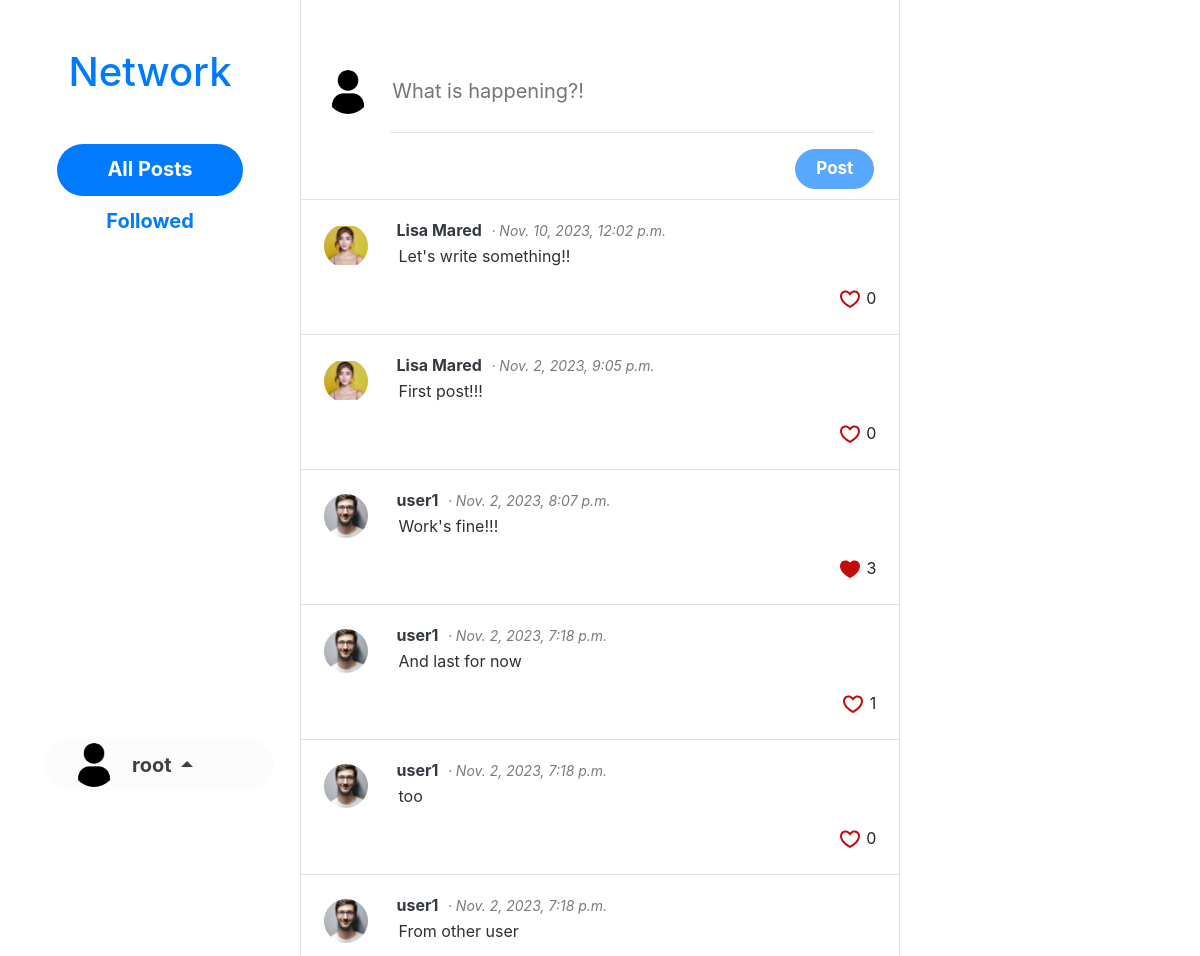
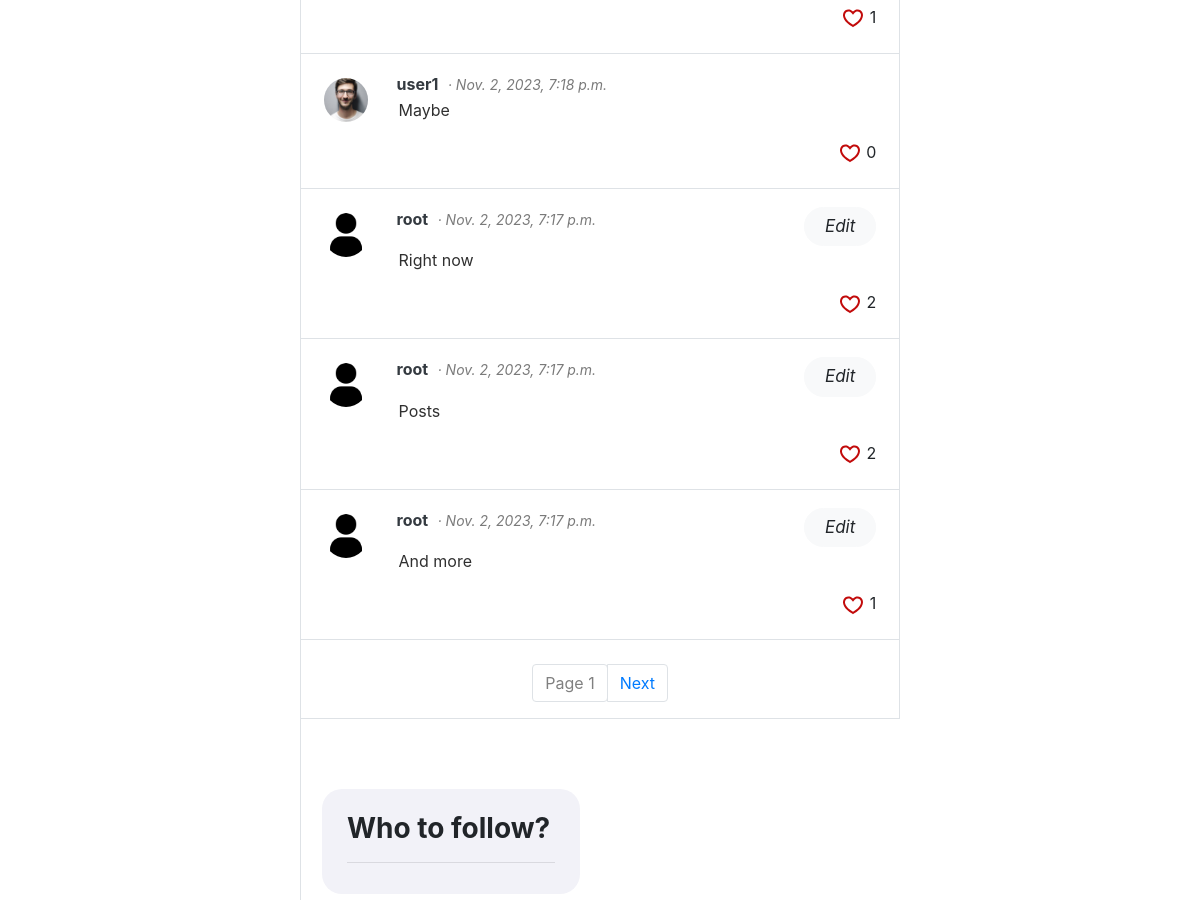
Screenshot of / (signed in) with the database file from the repository (2 pictures, top to bottom).
### network/models.py (models this page shows, shortened)
class User(AbstractUser):
    avatar = models.ImageField(upload_to='profile_pictures', null=True, blank=True)
    followed = models.ManyToManyField('self', symmetrical=False, blank=True, related_name='followers')

class Post(models.Model):
    author = models.ForeignKey(User, on_delete=models.CASCADE, related_name="posts")
    content = models.CharField(max_length=2048)
    likes = models.ManyToManyField(User, blank=True, related_name="liked")
    created_at = models.DateTimeField(auto_now_add=True)

### network/views.py (the view)
# urls.py: path("", views.index, name="index"),
def index(request):
    paginator = Paginator(Post.objects.order_by('-created_at'), 10)
    page_number = request.GET.get('page')
    if not page_number:
        page_number = 1
    if request.user.is_authenticated:
        to_follow = User.objects.exclude(id__in=request.user.followed.all().values_list('id')).exclude(id=request.user.id).annotate(followers_count=Count('followers')).order_by('-followers_count')[:5]
    else:
        to_follow = User.objects.annotate(followers_count=Count('followers')).order_by('-followers_count')[:5]
    return render(request, "network/posts.html", {
        "posts": paginator.get_page(page_number),
        "to_follow": to_follow
    })

### network/templates/network/posts.html (shortened to what this page needs)
{% extends "network/index.html" %}
{% load static %}
{% block body2 %}
<div class="divs-2 ">
    {% if user.is_authenticated %}
        <div class="row">
            <div class="col-1">
                {% if user.avatar %}
                    <div class="avatar" style="background-image: url('{{ user.avatar.url }}');"></div>
                {% else %}
                    <div class="avatar" style="background-image: url('{% static 'network/default-avatar.png' %}');"></div>
                {% endif %}
            </div>
            <div class="col-11">
                <form class="ml-3" id="post-form" method="post">
                    <textarea type="text" name="content" placeholder="What is happening?!"></textarea>
                    <hr>
                    <input type="submit" class="btn btn-primary" value="Post" disabled>
                </form>
            </div>
        </div>
    {% endif %}
</div>
<div id="posts-container">
    {% for post in posts %}
        <div class="row p-2 pt-4 border-top border-bottom post-container">
            <div class="col-1">
                <a href="{% url 'profile' post.author.id %}">
                    {% if post.author.avatar %}
                        <div class="avatar" style="background-image: url('{{ post.author.avatar.url }}');"></div>
                    {% else %}
                        <div class="avatar" style="background-image: url('{% static 'network/default-avatar.png' %}');"></div>
                    {% endif %}
                </a>
            </div>
            <div class="col-11">
                <div class="ml-4 post-content-container">
                    <a class="text-dark" href="{% url 'profile' post.author.id %}"><strong>{{ post.author.username }}</strong></a>
                    <i class="timestamp">· {{ post.created_at }}</i>
                    {% if post.author == user %}
                        <i class="btn btn-light font-weight-normal float-right edit-post-button" data-post-id="{{ post.id }}">Edit</i>
                    {% endif %}
                    <br>
                    <textarea class="bg-transparent post-content" type="text" disabled>{{ post.content }}</textarea>
                    <div class="like-container">
                        {% if user in post.likes.all %}
                            <svg style="display: inline-block;" class="like" data-post="{{ post.id }}" data-like="true"><g color="#c20b0b"><path fill="currentcolor" d="M20.884 13.19c-1.351 2.48-4.001 5.12-8.379 7.67l-.503.3-.504-.3c-4.379-2.55-7.029-5.19-8.382-7.67-1.36-2.5-1.41-4.86-.514-6.67.887-1.79 2.647-2.91 4.601-3.01 1.651-.09 3.368.56 4.798 2.01 1.429-1.45 3.146-2.1 4.796-2.01 1.954.1 3.714 1.22 4.601 3.01.896 1.81.846 4.17-.514 6.67z"></path></g></svg>
                        {% else %}
                            <svg style="display: inline-block;" class="like " data-post="{{ post.id }}" data-like="false"><g color="#c20b0b"><path fill="currentcolor" d="M16.697 5.5c-1.222-.06-2.679.51-3.89 2.16l-.805 1.09-.806-1.09C9.984 6.01 8.526 5.44 7.304 5.5c-1.243.07-2.349.78-2.91 1.91-.552 1.12-.633 2.78.479 4.82 1.074 1.97 3.257 4.27 7.129 6.61 3.87-2.34 6.052-4.64 7.126-6.61 1.111-2.04 1.03-3.7.477-4.82-.561-1.13-1.666-1.84-2.908-1.91zm4.187 7.69c-1.351 2.48-4.001 5.12-8.379 7.67l-.503.3-.504-.3c-4.379-2.55-7.029-5.19-8.382-7.67-1.36-2.5-1.41-4.86-.514-6.67.887-1.79 2.647-2.91 4.601-3.01 1.651-.09 3.368.56 4.798 2.01 1.429-1.45 3.146-2.1 4.796-2.01 1.954.1 3.714 1.22 4.601 3.01.896 1.81.846 4.17-.514 6.67z"></path></g></svg>
                        {% endif %}
                        <p class="likes-count likes-count-{{ post.id }}">{{ post.likes.count }}</p>
                    </div>
                </div>
            </div>
        </div>
    {% endfor %}
    <div class="d-flex justify-content-center mt-4">
        <ul class="pagination">
            <span class="current">
                <li class="page-item"><a class="page-link disabled">Page {{ posts.number }}</a></li>
            </span>
            {% if posts.has_next %}
                <li class="page-item"><a class="page-link" href="?page={{ posts.next_page_number }}">Next</a></li>
            {% endif %}
        </ul>
    </div>
</div>
{% endblock %}

### network/templates/network/layout.html (shortened to what this page needs)
{% load static %}
<!DOCTYPE html>
<html lang="en">
    <head>
        <link rel="stylesheet" href="https://stackpath.bootstrapcdn.com/bootstrap/4.4.1/css/bootstrap.min.css">
        <link href="{% static 'network/styles.css' %}" rel="stylesheet">
    </head>
    <body>
        <div class="container flex">
          <div class="row">
            <div class="col-3 left-bar vh-100 nav-container">
                <div class="nav flex-column nav-pills" id="v-tabs-tab" aria-orientation="vertical">
                    <h1 class="align-self-center m-4 mt-5 text-center text-primary website-title"><p class="left-big">Network</p><p class="left-small">Net</p></h1>
                    <a class="nav-link mt-2 align-self-center" id="v-tabs-all-tab" href="/" aria-selected="true"><p class="left-big">All Posts</p><p class="left-small">All</p></a>
                    {% if user.is_authenticated %}
                        <a class="nav-link align-self-center" id="v-tabs-followed-tab" href="{% url 'followed' %}" aria-selected="false"><p class="left-big">Followed</p><p class="left-small">Fol</p></a>
                        <div class="dropup account-dropdown align-self-center">
                            <a class="nav-link btn-secondary w-100 a-avatar" href="#" role="button" id="dropdownMenuLink" data-toggle="dropdown" aria-haspopup="true" aria-expanded="false">
                                <div class="avatar avatar1" style="background-image:
                                    {% if user.avatar %}
                                        url('{{ user.avatar.url }}');
                                    {% else %}
                                        url('{% static 'network/default-avatar.png' %}');
                                    {% endif %}
                                    ">
                                    <div class="username-container left-big dropdown-toggle align-middle">
                                        {{ user.username }}
                                    </div>
                                </div>
                            </a>
                        </div>
                    {% else %}
                        <a class="nav-link align-self-center" id="v-tabs-login-tab" href="{% url 'login' %}" aria-selected="false">Log In</a>
                        <a class="nav-link align-self-center" id="v-tabs-register-tab" href="{% url 'register' %}" aria-selected="false">Register</a>
                    {% endif %}
                </div>
            </div>
            <div class="col-9 border-left">
                {% block body %}
                {% endblock %}
            </div>
          </div>
        </div>
    </body>
</html>

### network/static/network/styles.css (style rules this page uses)
.container { max-width: 1320px!important; }
.account-dropdown { position: absolute; bottom: 0; width: calc(100% - 52px); margin-bottom: 10px; }
#dropdownMenuLink { background-color: rgb(252, 252, 252); color: rgb(63, 63, 63); }
.nav-link { border-radius: 40px!important; vertical-align: middle; height: 52px; max-width: 230px; text-align: center; font-size: 20px; font-weight: 700; padding: 10px; padding-inline: 50px; float: right; }
.website-title { max-width: 190px; }
.btn { padding: 6px; padding-inline: 20px; border-radius: 40px!important; text-align: center; font-size: 17px; font-weight: bold; }
.divs-2 { margin-top: 30px; margin-inline: -15px; padding-top: 40px; padding-inline: 25px; padding-bottom: 10px; border-bottom: 1px solid #dee2e6!important; }
.avatar { display: inline-block; width: 44px; height: 44px; border-radius: 50%; background-repeat: no-repeat; background-position: center; background-size: 44px; }
.avatar1 { margin-right: 130px; margin-top: 0px; }
.a-avatar { padding: 5px; }
.username-container { display: inline-block; vertical-align: middle; margin-left: 60px; line-height: 44px; }
#post-form textarea { margin-top: 4px; font-size: 20px; resize: none; width: 100%; height: 36px; border: none; }
#post-form input[type="submit"] { float: right; }
.post-content { resize: none; min-height: 0px; color: rgb(48, 48, 48); border: none; border-radius: 5px; width: 100%; }
.post-container { border-top: 0 solid #dee2e6!important; margin: 0px; }
#posts-container { margin-inline: -15px; width: calc(100% + 30px); }
.post-content-container { margin-top: -6px; }
.timestamp { display: inline-block; color: rgb(122, 122, 122); font-size: 14px; margin-left: 5px; }
.like { display: inline-block; height: 24px; width: 24px; }
.likes-count { display: inline-block; }
.like-container { float: right; }
a.disabled { color: gray; pointer-events: none; }

### rows the page displays
User: username "root"
Post: author.avatar (picture), author.username "Lisa Mared", created_at "Nov. 10, 2023, 12:02 p.m.", content "Let's write something!!", likes.count "0"
Post: author.avatar (picture), author.username "Lisa Mared", created_at "Nov. 2, 2023, 9:05 p.m.", content "First post!!!", likes.count "0"
Post: author.avatar (picture), author.username "user1", created_at "Nov. 2, 2023, 8:07 p.m.", content "Work's fine!!!", likes.count "3"
Post: author.avatar (picture), author.username "user1", created_at "Nov. 2, 2023, 7:18 p.m.", content "And last for now", likes.count "1"
Post: author.avatar (picture), author.username "user1", created_at "Nov. 2, 2023, 7:18 p.m.", content "too", likes.count "0"
Post: author.avatar (picture), author.username "user1", created_at "Nov. 2, 2023, 7:18 p.m.", content "From other user", likes.count "1"
Post: author.avatar (picture), author.username "user1", created_at "Nov. 2, 2023, 7:18 p.m.", content "Maybe", likes.count "0"
Post: author.username "root", created_at "Nov. 2, 2023, 7:17 p.m.", content "Right now", likes.count "2"
Post: author.username "root", created_at "Nov. 2, 2023, 7:17 p.m.", content "Posts", likes.count "2"
Post: author.username "root", created_at "Nov. 2, 2023, 7:17 p.m.", content "And more", likes.count "1"

### other values shown
{{ posts.number }} "1"
